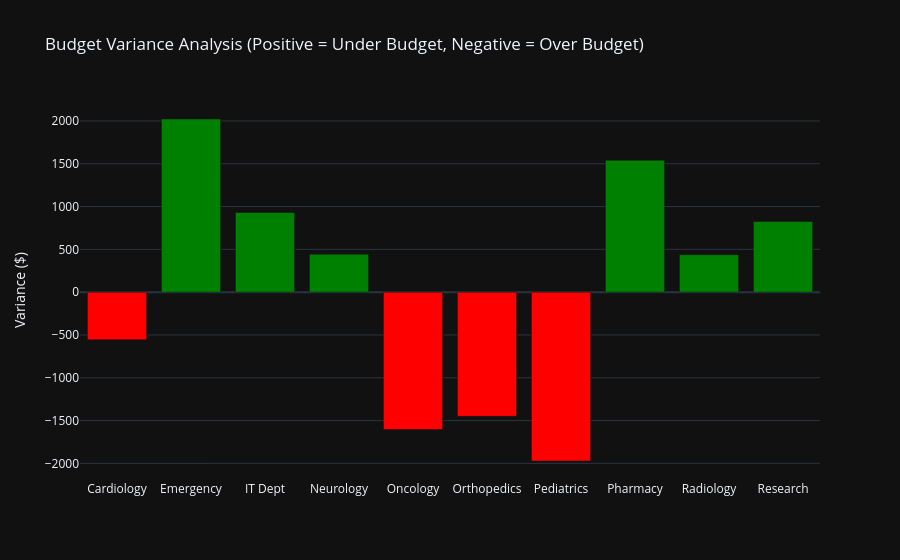

Write notebook code for a chart like this one.
### Markdown cell above
### 3.6 Budget Variance Analysis

### Code cell
dept_variance = df.groupby('Department Name')['Monthly Cost'].sum().reset_index()
np.random.seed(42)
dept_variance['Allocated Budget'] = dept_variance['Monthly Cost'] * np.random.uniform(0.8, 1.2, len(dept_variance))
dept_variance['Variance'] = dept_variance['Allocated Budget'] - dept_variance['Monthly Cost']

import plotly.graph_objects as go
fig_var = go.Figure()
fig_var.add_trace(go.Bar(
    x=dept_variance['Department Name'], 
    y=dept_variance['Variance'],
    marker_color=np.where(dept_variance['Variance'] < 0, 'red', 'green'),
    name='Variance'
))
fig_var.update_layout(
    title='Budget Variance Analysis (Positive = Under Budget, Negative = Over Budget)',
    template='plotly_dark', 
    yaxis_title='Variance ($)'
)
fig_var.show()

### Figure 1 — Plotly figure (JSON) as saved in the notebook; plotly's stock layout.template omitted (floating-point values rounded to 4 significant figures)
{"data": [{"marker": {"color": ["red", "green", "green", "green", "red", "red", "red", "green", "green", "green"]}, "name": "Variance", "type": "bar", "x": ["Cardiology", "Emergency", "IT Dept", "Neurology", "Oncology", "Orthopedics", "Pediatrics", "Pharmacy", "Radiology", "Research"], "y": [-556.5, 2023.0, 931.0, 443.0, -1604.0, -1451.0, -1972.0, 1542.0, 437.6, 825.5]}], "layout": {"title": {"text": "Budget Variance Analysis (Positive = Under Budget, Negative = Over Budget)"}, "yaxis": {"title": {"text": "Variance ($)"}}}}
